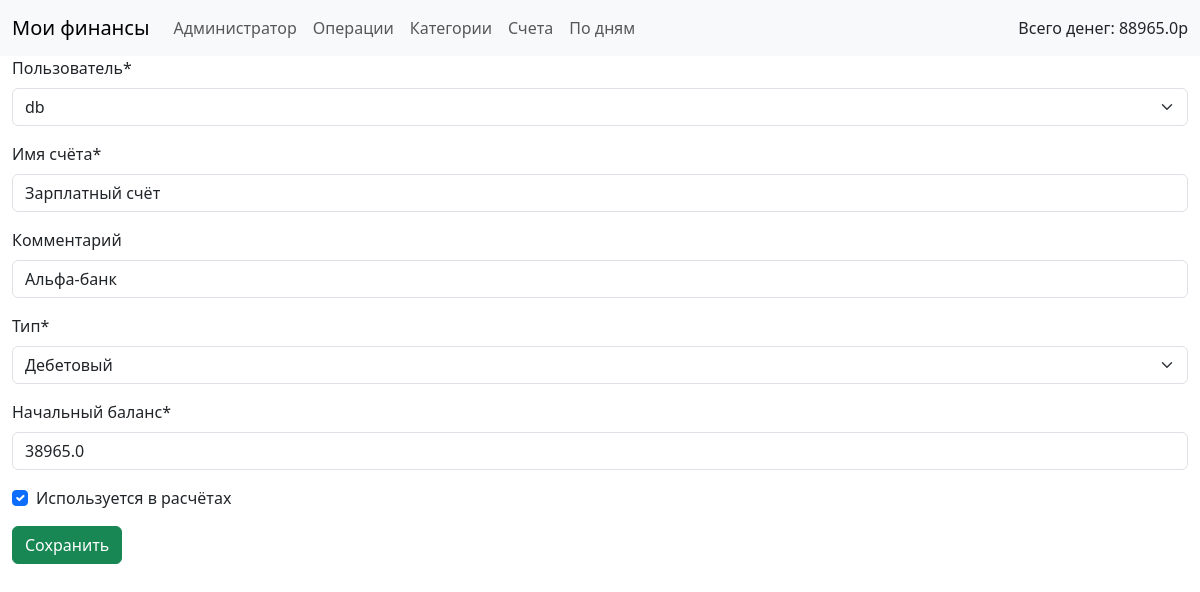
/account/edit/13 (signed in), run on the app's committed database.
### babosiki/models.py (models this page shows, shortened)
class Account(models.Model):
    user = models.ForeignKey( settings.AUTH_USER_MODEL,
                              on_delete=models.CASCADE,
                              verbose_name='Пользователь',)
    name = models.CharField(max_length=32,
                            verbose_name='Имя счёта',)
    comment =  models.CharField(max_length=128,
                                verbose_name='Комментарий',
                                blank=True,
                                null=True,)
    DEBIT = 1
    CREDIT = -1
    TYPES =(
    (DEBIT, "Дебетовый"),
    (CREDIT, "Кредитный"),)
    type = models.IntegerField(choices = TYPES,
                            verbose_name='Тип',)
    initial_balance = models.FloatField(verbose_name='Начальный баланс',)
    calculated = models.BooleanField(default=True,
                                  verbose_name='Используется в расчётах',)
    class Meta:
        verbose_name_plural = 'Счёт'
        verbose_name = 'Счета'

### babosiki/views.py (the view, shortened to what this page needs)
# urls.py: path('account/edit/<int:pk>', AccountUpdateView.as_view(), name='account_edit'),
class AccountUpdateView(LoginRequiredMixin, UpdateView):
    login_url = 'login'
    model = Account
    fields = '__all__'
    template_name = 'account_create.html'

### babosiki/context_processors.py (called while the page is built)
def global_data(request):
    try:
        accounts = Account.objects.filter(user=request.user, calculated=True)
        total_sum = 0
        for account in accounts:
            operations = Operation.objects.filter(account=account)
            for operation in operations:
                total_sum += operation.value*operation.type
            if account.type == Account.DEBIT:
                total_sum += account.initial_balance
        return {'accounts': Account.objects.all(),
                'total_money': total_sum}
    except TypeError:
        return {}

### templates/account_create.html (shortened to what this page needs)
{% extends 'master.html' %}
{% load crispy_forms_tags %}
{% block content %}
<form method="post" novalidate>
  {{ form|crispy }}
  <button class="btn btn-success" type="submit">Сохранить</button>
</form>
{% endblock content %}

### data on the page
Account: user "db", name "Зарплатный счёт", comment "Альфа-банк", type "Дебетовый", initial_balance "38965.0", calculated "☑"

### other printed values
{{ total_money }} "88965.0"
